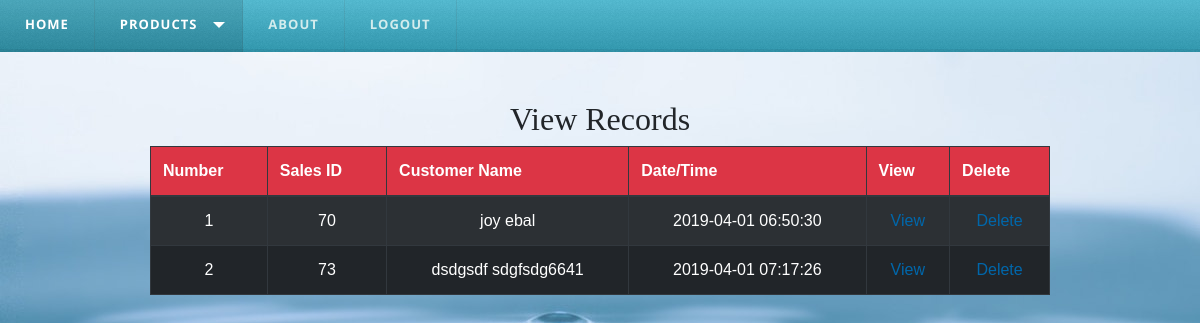
Screenshot of /salesview.php (signed in) with the database file from the repository.
### tables this page shows
CREATE TABLE `sales` (
  `sales_id` int(11) NOT NULL,
  `customer_num` int(11) DEFAULT NULL,
  `date_time` timestamp NOT NULL DEFAULT CURRENT_TIMESTAMP ON UPDATE CURRENT_TIMESTAMP
);

CREATE TABLE `customer` (
  `customer_num` int(11) NOT NULL,
  `firstname` varchar(40) DEFAULT NULL,
  `surname` varchar(40) DEFAULT NULL,
  `contact_num` varchar(15) DEFAULT NULL,
  `address` varchar(150) DEFAULT NULL
);

### salesview.php (the view, shortened to what this page needs)
<?php
require('db.php');
?>
<!DOCTYPE html>
<html>
<head>
   <link rel="stylesheet" href="bootstrap/css/bootstrap.min.css">
   <link rel="stylesheet" href="styles.css">
	<link rel="stylesheet" href="style.css" />
</head>
<body background="images/drops-of-water-water-nature-liquid-40784.jpeg" alt="Responsive background-image">
	<div id='cssmenu'>
					<ul>
				   <li><a href='dashboard.php'><span>Home</span></a></li>
				   <li class='active has-sub'><a href='#'><span>Products</span></a>
				   </li>
				   <li><a href='#'><span>About</span></a></li>
				   <li class='last'><a href='logout.php'><span>Logout</span></a></li>
				</ul>
			</div>
	<center>
		<br/><br/><div>
			<h2><font face="Britannic Bold">View Records</font></h2>
			</div>
		<div style="width:900px;">
		<table width="100%" border="1" style="border-collapse:collapse;" class="table table-striped table-dark">
		<thead>
		<tr class="bg-danger">
			<th><strong>Number</strong></th>
			<th><strong>Sales ID</strong></th>
			<th><strong>Customer Name</strong></th>
			<th><strong>Date/Time</strong></th>
			<th><strong>View</strong></th>
			<th><strong>Delete</strong></th>
		</tr>
		</thead>
		<tbody>
		</div>
			</center>
			<?php
			$count=1;
			$sel_query="Select * from sales, customer WHERE sales.customer_num = customer.customer_num ;";
			$result = mysqli_query($con,$sel_query);
			while($row = mysqli_fetch_assoc($result)) {
				?>
			<tr>
				<td align="center"><?php echo $count; ?></td>
				<td align="center"><?php echo $row["sales_id"]; ?></td>
				<td align="center"><?php echo $row["firstname"]; echo " "; echo $row["surname"]; ?></td>
				<td align="center"><?php echo $row["date_time"]; ?></td>
				<td align="center">
					<a href="customersalesview.php?id=<?php echo $row["sales_id"]; ?>">View</a>
				</td>
				<td align="center">
					<a href="deletesalesview.php?id=<?php echo $row["sales_id"]; ?>">Delete</a>
				</td>
			</tr>
			<?php $count++; } ?>
</body>
</html>

### styles.css (style rules this page uses)
#cssmenu, #cssmenu ul, #cssmenu ul li, #cssmenu ul li a, #cssmenu #menu-button { margin: 0; padding: 0; border: 0; list-style: none; line-height: 1; display: block; position: relative; -webkit-box-sizing: border-box; -moz-box-sizing: border-box; box-sizing: border-box; }
#cssmenu:after, #cssmenu > ul:after { content: "."; display: block; clear: both; visibility: hidden; line-height: 0; height: 0; }
#cssmenu { width: auto; font-family: 'Open Sans', Helvetica, sans-serif; background: #39b1cc; background: -moz-linear-gradient(top, #51bbd2 0%, #2d97af 100%); background: -webkit-gradient(linear, left top, left bottom, color-stop(0%, #51bbd2), color-stop(100%, #2d97af)); background: -webkit-linear-gradient(top, #51bbd2 0%, #2d97af 100%); background: -o-linear-gradient(top, #51bbd2 0%, #2d97af 100%); background: -ms-linear-gradient(top, #51bbd2 0%, #2d97af 100%); background: linear-gradient(to bottom, #51bbd2 0%, #2d97af 100%); }
#cssmenu > ul { background: url('images/bg.png'); box-shadow: inset 0 -3px 0 rgba(0, 0, 0, 0.05); }
#cssmenu > ul > li { float: left; display: inline-block; }
#cssmenu > ul > li > a { padding: 18px 25px 21px 25px; border-right: 1px solid rgba(80, 80, 80, 0.12); text-decoration: none; font-size: 13px; font-weight: 700; color: #d3eced; text-transform: uppercase; letter-spacing: 1px; }
#cssmenu > ul > li:hover > a, #cssmenu > ul > li > a:hover, #cssmenu > ul > li.active > a { color: #ffffff; background: #32a9c3; background: rgba(0, 0, 0, 0.1); }
#cssmenu > ul > li.has-sub > a { padding-right: 45px; }
#cssmenu > ul > li.has-sub > a::after { content: ""; position: absolute; width: 0; height: 0; border: 6px solid transparent; border-top-color: #d3eced; right: 17px; top: 22px; }
#cssmenu > ul > li.has-sub.active > a::after, #cssmenu > ul > li.has-sub:hover > a { border-top-color: #ffffff; }

### style.css (style rules this page uses)
body { font-family:Arial, Sans-Serif; }
a { color:#0067ab; text-decoration:none; }

### rows the page displays
sales: sales_id "70", customer_num.firstname "joy", customer_num.surname "ebal", date_time "2019-04-01 06:50:30"
sales: sales_id "73", customer_num.firstname "dsdgsdf", customer_num.surname "sdgfsdg6641", date_time "2019-04-01 07:17:26"
